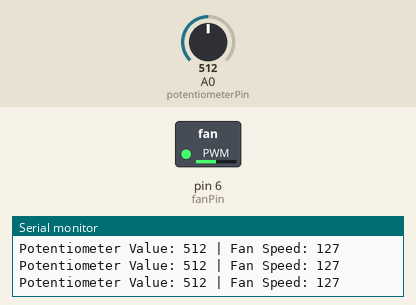
This sketch was run on a simulated Arduino Uno, built with avr-gcc and run on an emulated ATmega328P. Shown: switched loads named in the sketch (green lamp = pin HIGH), the last lines printed to the serial monitor. The inputs (shaded band) are chosen by the test bench; at power-on: A0 (potentiometerPin) = 512.

Above: at 1.2 s.
1.3 s: A0 (potentiometerPin) set to 417
At 2.0 s:
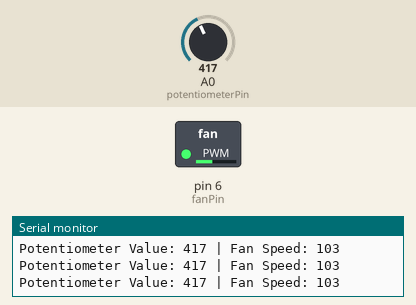
4.3 s: A0 (potentiometerPin) set to 386
At 5.3 s:
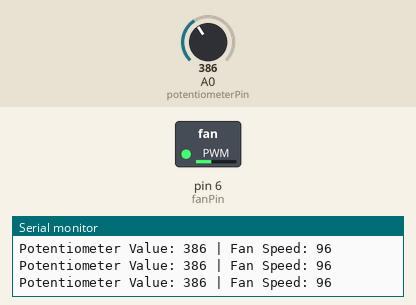
5.8 s: A0 (potentiometerPin) set to 716
At 7.0 s:
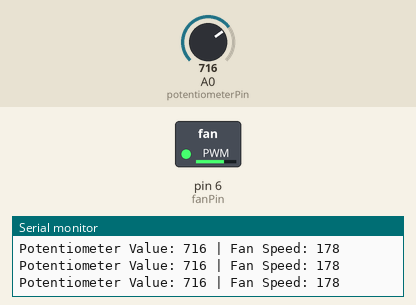
7.3 s: A0 (potentiometerPin) set to 105
At 8.5 s:
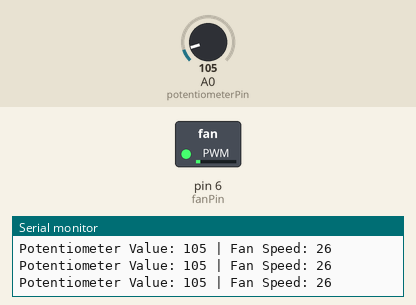
8.8 s: A0 (potentiometerPin) set to 95
At 9.3 s:
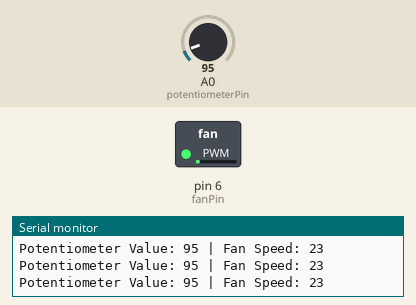
11.8 s: A0 (potentiometerPin) set to 900
At 12.4 s:
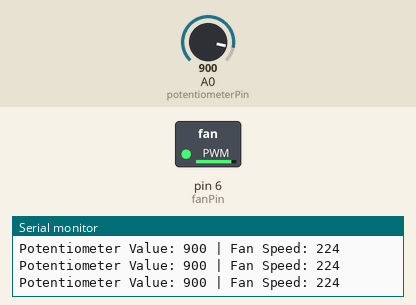
Timing chart, 0 to 14.3 s (numbered marks = the images above; inputs shaded):
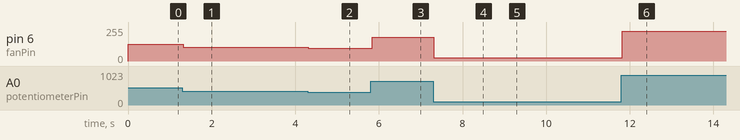

The sketch:

fan.ino
```cpp
#include <Servo.h>

Servo myservo;  // create servo object to control a servo

int pos = 0;                 // variable to store the servo position
int fanPin = 6;              // PWM-enabled pin connected to the fan
int potentiometerPin = A0;   // Analog pin connected to the potentiometer

void setup() {
    Serial.begin(9600);       // Initialize serial communication   // Attach the servo on pin 3 to the servo object
    pinMode(fanPin, OUTPUT);  // Set the fan pin as an output
}

void loop() {
    // Read the potentiometer value (0–1023)
    int potValue = analogRead(potentiometerPin);

    // Map the potentiometer value to the PWM range (0–255)
    int fanSpeed = map(potValue, 0, 1023, 0, 255);

    // Set the fan speed using PWM
    analogWrite(fanPin, fanSpeed);

    // Print the potentiometer value and fan speed to the Serial Monitor
    Serial.print("Potentiometer Value: ");
    Serial.print(potValue);
    Serial.print(" | Fan Speed: ");
    Serial.println(fanSpeed);

    // Optional: Add a small delay for stability
    delay(50);
}
```

Measured:
- after the input at 1.3 s, pin 6 (fanPin): 127/255 → 103/255 at once
- after the input at 4.3 s, pin 6 (fanPin): 103/255 → 96/255 at once
- after the input at 5.8 s, pin 6 (fanPin): 96/255 → 178/255 at once
- after the input at 7.3 s, pin 6 (fanPin): 178/255 → 26/255 at once
- after the input at 8.8 s, pin 6 (fanPin): 26/255 → 23/255 at once
- after the input at 11.8 s, pin 6 (fanPin): 23/255 → 224/255 at once
